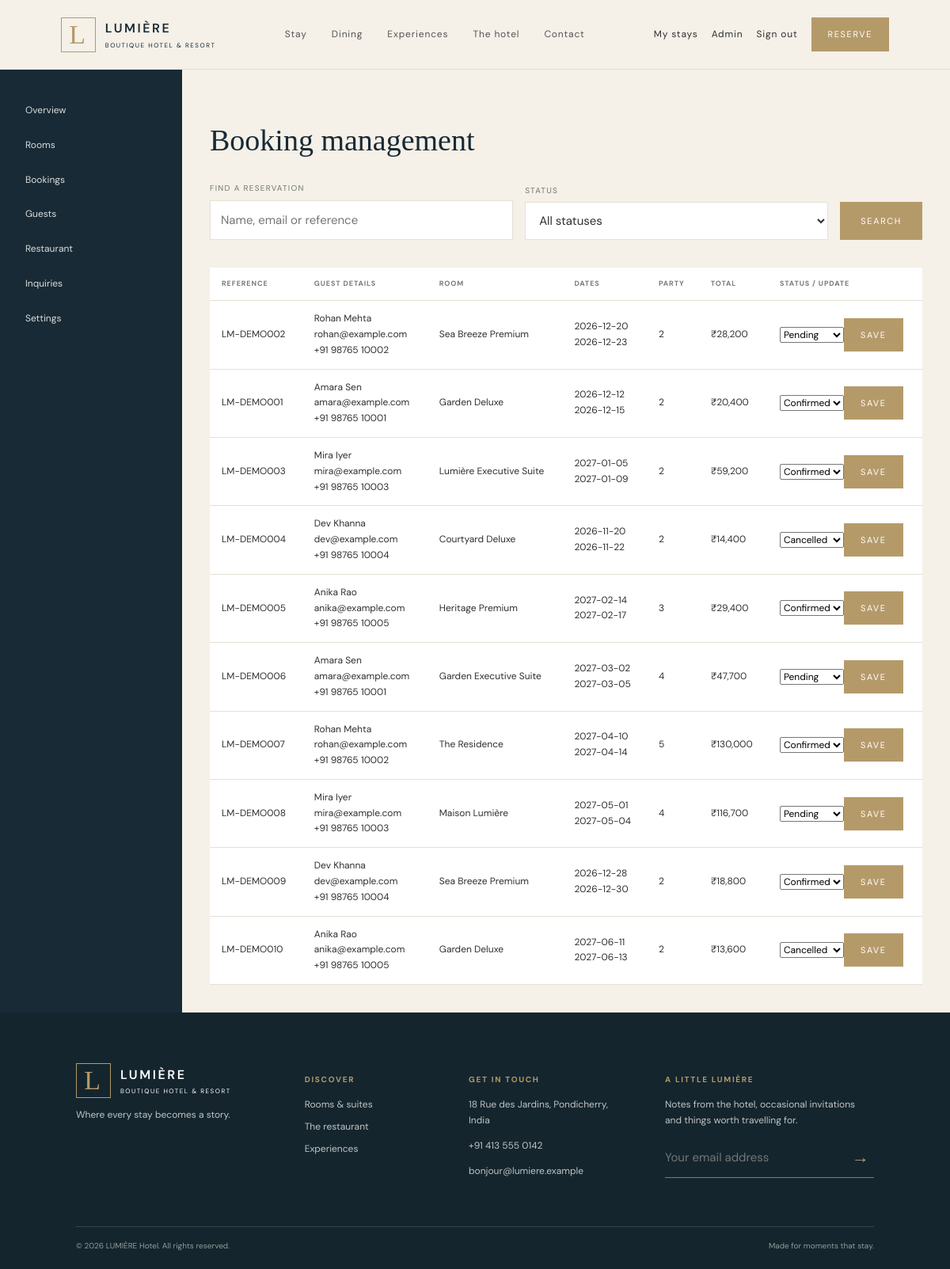
Page /admin/bookings.php (signed in) on the committed database.
### tables this page shows
CREATE TABLE bookings (
 booking_id INT UNSIGNED AUTO_INCREMENT PRIMARY KEY,
 booking_reference VARCHAR(24) NOT NULL UNIQUE,
 user_id INT UNSIGNED NULL,
 room_id INT UNSIGNED NOT NULL,
 guest_name VARCHAR(120) NOT NULL,
 guest_email VARCHAR(190) NOT NULL,
 guest_phone VARCHAR(30) NOT NULL,
 check_in DATE NOT NULL,
 check_out DATE NOT NULL,
 guests TINYINT UNSIGNED NOT NULL,
 total_amount DECIMAL(10,2) NOT NULL,
 special_requests TEXT NULL,
 status ENUM('pending','confirmed','cancelled') NOT NULL DEFAULT 'pending',
 created_at TIMESTAMP NOT NULL DEFAULT CURRENT_TIMESTAMP,
 CONSTRAINT fk_bookings_user FOREIGN KEY(user_id) REFERENCES users(user_id) ON DELETE SET NULL,
 CONSTRAINT fk_bookings_room FOREIGN KEY(room_id) REFERENCES rooms(room_id) ON DELETE RESTRICT,
 INDEX idx_booking_overlap(room_id,status,check_in,check_out),
 INDEX idx_booking_dates(check_in,check_out),
 INDEX idx_booking_guest(guest_email),
 INDEX idx_booking_created(created_at)
);

CREATE TABLE rooms (
 room_id INT UNSIGNED AUTO_INCREMENT PRIMARY KEY,
 room_name VARCHAR(120) NOT NULL,
 room_type ENUM('Deluxe Room','Premium Room','Executive Suite','Presidential Suite') NOT NULL,
 description TEXT NOT NULL,
 price DECIMAL(10,2) NOT NULL,
 capacity TINYINT UNSIGNED NOT NULL,
 bed_type VARCHAR(100) NOT NULL,
 image VARCHAR(500) NOT NULL,
 status ENUM('available','maintenance') NOT NULL DEFAULT 'available',
 INDEX idx_rooms_type_price(room_type,price),
 INDEX idx_rooms_status(status)
);

### config/database.php (called while the page is built, shortened)
<?php
function e(mixed $value): string { return htmlspecialchars((string)$value, ENT_QUOTES, 'UTF-8'); }

### admin/bookings.php (the view)
<?php
require_once __DIR__.'/_layout.php';if($_SERVER['REQUEST_METHOD']==='POST'){csrf_check();$id=(int)($_POST['booking_id']??0);$status=$_POST['status']??'';if(in_array($status,['pending','confirmed','cancelled'],true)){$s=$pdo->prepare('UPDATE bookings SET status=? WHERE booking_id=?');$s->execute([$status,$id]);flash('success','Reservation status updated.');}redirect('bookings.php');}$search=trim($_GET['q']??'');$status=$_GET['status']??'';$sql='SELECT b.*,r.room_name FROM bookings b JOIN rooms r ON b.room_id=r.room_id WHERE (b.guest_name LIKE ? OR b.guest_email LIKE ? OR b.booking_reference LIKE ?)';$args=["%$search%","%$search%","%$search%"];$valid=['pending','confirmed','cancelled'];if(in_array($status,$valid,true)){$sql.=' AND b.status=?';$args[]=$status;}$sql.=' ORDER BY b.created_at DESC';$s=$pdo->prepare($sql);$s->execute($args);$rows=$s->fetchAll();admin_start('Booking management');?><form class="filter-bar" method="get"><div class="form-field"><label>Find a reservation</label><input name="q" value="<?= e($search) ?>" placeholder="Name, email or reference"></div><div class="form-field"><label>Status</label><select name="status"><option value="">All statuses</option><?php foreach($valid as $v): ?><option <?= $status===$v?'selected':'' ?>><?= e($v) ?></option><?php endforeach; ?></select></div><button class="button">Search</button></form><div style="overflow:auto"><table class="data-table"><thead><tr><th>Reference</th><th>Guest details</th><th>Room</th><th>Dates</th><th>Party</th><th>Total</th><th>Status / update</th></tr></thead><tbody><?php foreach($rows as $b): ?><tr><td><?= e($b['booking_reference']) ?></td><td><?= e($b['guest_name']) ?><br><?= e($b['guest_email']) ?><br><?= e($b['guest_phone']) ?></td><td><?= e($b['room_name']) ?></td><td><?= e($b['check_in']) ?><br><?= e($b['check_out']) ?></td><td><?= (int)$b['guests'] ?></td><td>₹<?= number_format((float)$b['total_amount']) ?></td><td><form method="post"><input type="hidden" name="csrf" value="<?= e(csrf_token()) ?>"><input type="hidden" name="booking_id" value="<?= (int)$b['booking_id'] ?>"><select name="status"><?php foreach($valid as $v): ?><option value="<?= $v ?>" <?= $b['status']===$v?'selected':'' ?>><?= ucfirst($v) ?></option><?php endforeach; ?></select><button class="button button-small">Save</button></form></td></tr><?php endforeach; ?></tbody></table></div><?php admin_end(); ?>

### assets/css/style.css (style rules this page uses)
:root { --ivory:#f5f0e8;--navy:#182a35;--gold:#b59a69;--ink:#303030;--muted:#787a77;--line:#e7e0d5;--white:#fff;--serif:'Playfair Display',Georgia,serif;--sans:'DM Sans',Arial,sans-serif }
* { box-sizing:border-box }
html { scroll-behavior:smooth }
body { margin:0;background:var(--ivory);color:var(--ink);font:15px/1.65 var(--sans) }
button,input,select,textarea { font:inherit }
.button { display:inline-flex;align-items:center;justify-content:center;background:var(--gold);color:#fff;padding:14px 25px;border:1px solid var(--gold);font-size:11px;text-transform:uppercase;letter-spacing:.15em;transition:.25s;cursor:pointer }
.button-small { padding:11px 20px }
.filter-bar { display:flex;gap:15px;align-items:end;flex-wrap:wrap;margin-bottom:35px }
.form-field { flex:1;min-width:150px }
.form-field label { display:block;font-size:10px;letter-spacing:.13em;text-transform:uppercase;color:#727773;margin-bottom:6px }
.form-field input,.form-field select,.form-field textarea { width:100%;padding:12px 13px;background:white;border:1px solid var(--line);color:var(--ink);outline-color:var(--gold) }
.data-table { width:100%;border-collapse:collapse;background:white }
.data-table th,.data-table td { text-align:left;border-bottom:1px solid var(--line);padding:13px 15px;font-size:12px }
.data-table th { text-transform:uppercase;letter-spacing:.1em;font-size:9px;color:var(--muted) }

### rows in the picture
bookings: booking_reference "LM-DEMO002", guest_name "Rohan Mehta", guest_email "rohan@example.com", guest_phone "+91 98765 10002", room.room_name "Sea Breeze Premium", check_in "2026-12-20", check_out "2026-12-23", guests "2", total_amount "28,200", status "Pending"
bookings: booking_reference "LM-DEMO001", guest_name "Amara Sen", guest_email "amara@example.com", guest_phone "+91 98765 10001", room.room_name "Garden Deluxe", check_in "2026-12-12", check_out "2026-12-15", guests "2", total_amount "20,400", status "Confirmed"
bookings: booking_reference "LM-DEMO003", guest_name "Mira Iyer", guest_email "mira@example.com", guest_phone "+91 98765 10003", room.room_name "Lumière Executive Suite", check_in "2027-01-05", check_out "2027-01-09", guests "2", total_amount "59,200", status "Confirmed"
bookings: booking_reference "LM-DEMO004", guest_name "Dev Khanna", guest_email "dev@example.com", guest_phone "+91 98765 10004", room.room_name "Courtyard Deluxe", check_in "2026-11-20", check_out "2026-11-22", guests "2", total_amount "14,400", status "Cancelled"
bookings: booking_reference "LM-DEMO005", guest_name "Anika Rao", guest_email "anika@example.com", guest_phone "+91 98765 10005", room.room_name "Heritage Premium", check_in "2027-02-14", check_out "2027-02-17", guests "3", total_amount "29,400", status "Confirmed"
bookings: booking_reference "LM-DEMO006", guest_name "Amara Sen", guest_email "amara@example.com", guest_phone "+91 98765 10001", room.room_name "Garden Executive Suite", check_in "2027-03-02", check_out "2027-03-05", guests "4", total_amount "47,700", status "Pending"
bookings: booking_reference "LM-DEMO007", guest_name "Rohan Mehta", guest_email "rohan@example.com", guest_phone "+91 98765 10002", room.room_name "The Residence", check_in "2027-04-10", check_out "2027-04-14", guests "5", total_amount "130,000", status "Confirmed"
bookings: booking_reference "LM-DEMO008", guest_name "Mira Iyer", guest_email "mira@example.com", guest_phone "+91 98765 10003", room.room_name "Maison Lumière", check_in "2027-05-01", check_out "2027-05-04", guests "4", total_amount "116,700", status "Pending"
bookings: booking_reference "LM-DEMO009", guest_name "Dev Khanna", guest_email "dev@example.com", guest_phone "+91 98765 10004", room.room_name "Sea Breeze Premium", check_in "2026-12-28", check_out "2026-12-30", guests "2", total_amount "18,800", status "Confirmed"
bookings: booking_reference "LM-DEMO010", guest_name "Anika Rao", guest_email "anika@example.com", guest_phone "+91 98765 10005", room.room_name "Garden Deluxe", check_in "2027-06-11", check_out "2027-06-13", guests "2", total_amount "13,600", status "Cancelled"

### other values in the picture
$title "Booking management"
